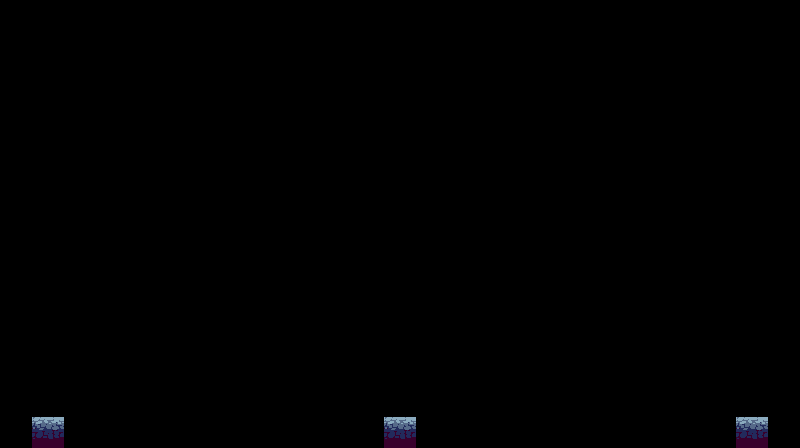

Below is a game level as drawn by its tile map, then a one-line description and the .tmx file that defines it, in full:
An orthogonal 25x14 tile map with 32x32 px tiles, 1 tile layer (Tiles).

<map version="1.10" tiledversion="1.10.2" orientation="orthogonal" renderorder="right-down" width="25" height="14" tilewidth="32" tileheight="32" infinite="0" nextlayerid="2" nextobjectid="1">
 <tileset firstgid="1" source="../tsx/Outside.tsx" />
 <layer id="1" name="Tiles" width="25" height="14">
  <data encoding="csv">
0,0,0,0,0,0,0,0,0,0,0,0,0,0,0,0,0,0,0,0,0,0,0,0,0,
0,0,0,0,0,0,0,0,0,0,0,0,0,0,0,0,0,0,0,0,0,0,0,0,0,
0,0,0,0,0,0,0,0,0,0,0,0,0,0,0,0,0,0,0,0,0,0,0,0,0,
0,0,0,0,0,0,0,0,0,0,0,0,0,0,0,0,0,0,0,0,0,0,0,0,0,
0,0,0,0,0,0,0,0,0,0,0,0,0,0,0,0,0,0,0,0,0,0,0,0,0,
0,0,0,0,0,0,0,0,0,0,0,0,0,0,0,0,0,0,0,0,0,0,0,0,0,
0,0,0,0,0,0,0,0,0,0,0,0,0,0,0,0,0,0,0,0,0,0,0,0,0,
0,0,0,0,0,0,0,0,0,0,0,0,0,0,0,0,0,0,0,0,0,0,0,0,0,
0,0,0,0,0,0,0,0,0,0,0,0,0,0,0,0,0,0,0,0,0,0,0,0,0,
0,0,0,0,0,0,0,0,0,0,0,0,0,0,0,0,0,0,0,0,0,0,0,0,0,
0,0,0,0,0,0,0,0,0,0,0,0,0,0,0,0,0,0,0,0,0,0,0,0,0,
0,0,0,0,0,0,0,0,0,0,0,0,0,0,0,0,0,0,0,0,0,0,0,0,0,
0,0,0,0,0,0,0,0,0,0,0,0,0,0,0,0,0,0,0,0,0,0,0,0,0,
0,2,0,0,0,0,0,0,0,0,0,0,2,0,0,0,0,0,0,0,0,0,0,2,0
</data>
 </layer>
</map>
